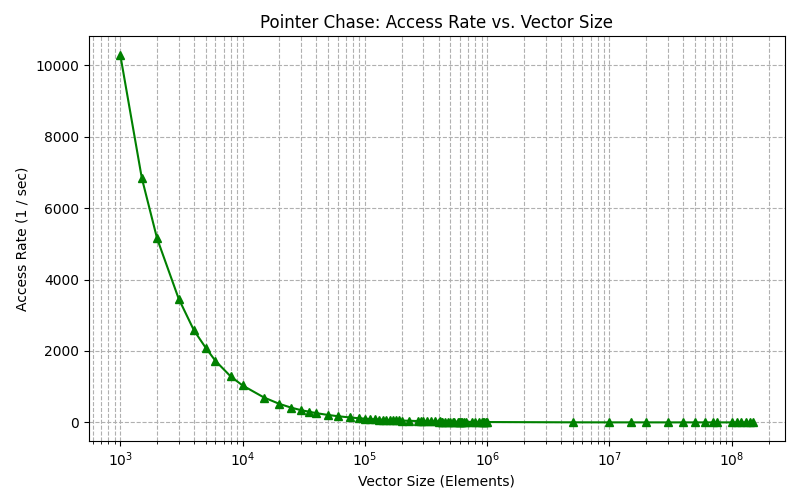

Source code (Python):
import matplotlib.pyplot as plt
import csv

sizes = []
times = []

with open("pointer_chase_results.csv") as f:
    reader = csv.reader(f)
    next(reader)  # ✅ Skip header row
    for row in reader:
        sizes.append(int(row[0]))
        times.append(float(row[2]))  # Assuming column 2 is Avg Time

# Compute access rate: 1 / time per access
access_rate = [1 / t for t in times]

plt.figure(figsize=(8, 5))
plt.plot(sizes, access_rate, marker='^', linestyle='-', color='green')
plt.xscale("log")
plt.xlabel("Vector Size (Elements)")
plt.ylabel("Access Rate (1 / sec)")
plt.title("Pointer Chase: Access Rate vs. Vector Size")
plt.grid(True, which='both', linestyle='--')
plt.tight_layout()
plt.savefig("plot_pointer_chase.png")
plt.show()